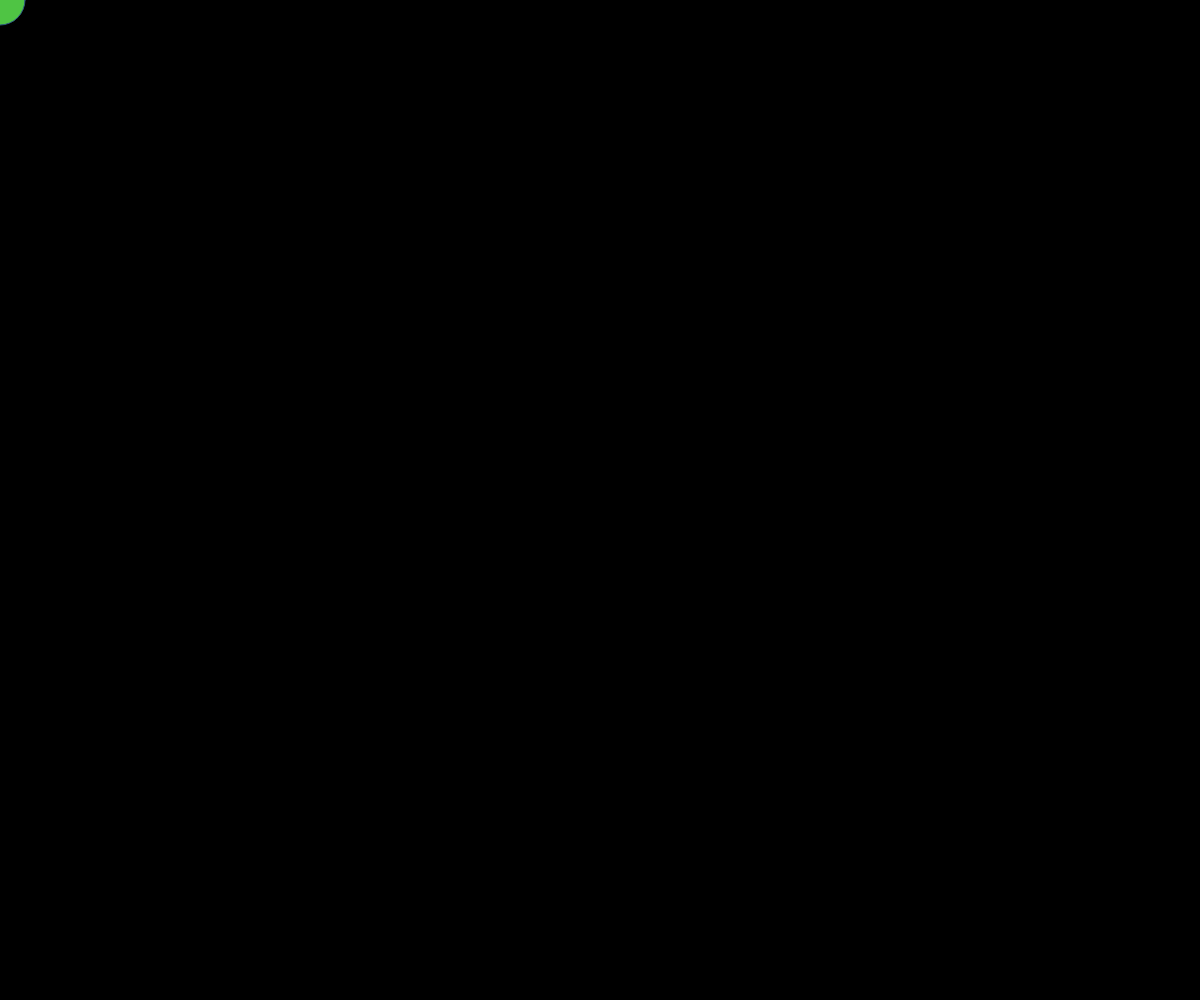
Frame 1 (no input)
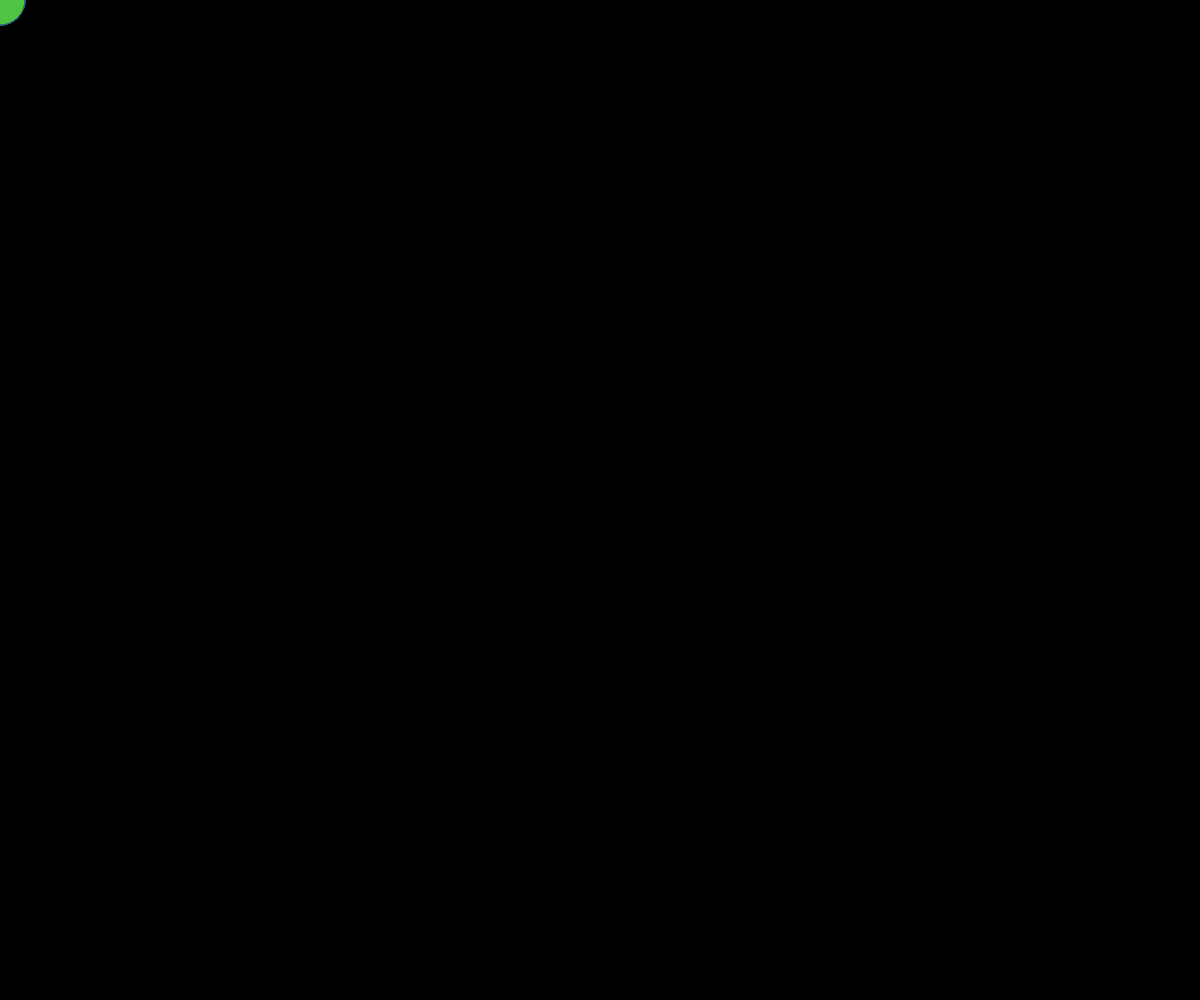
Frame 60 (no input)
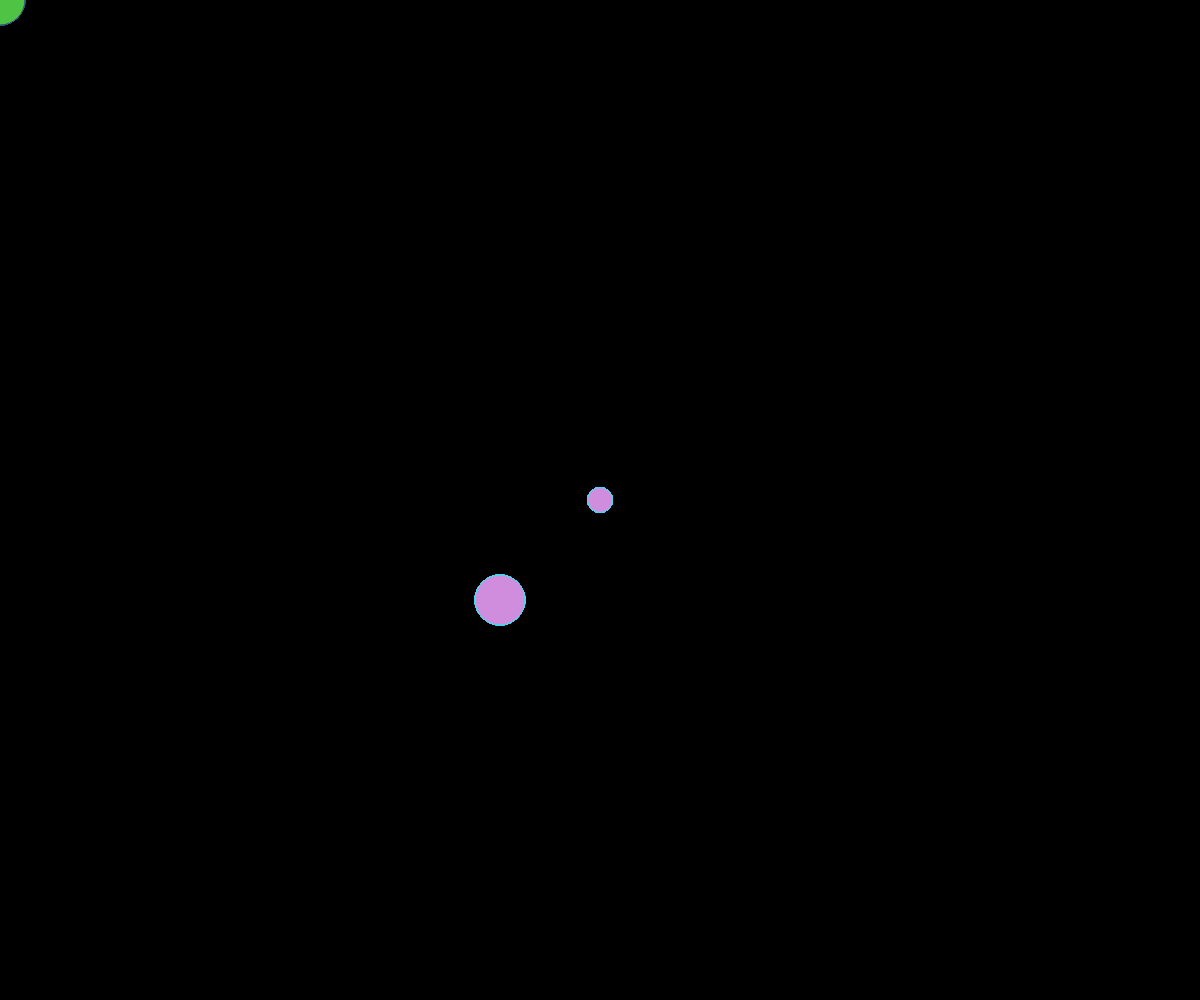
Frame 120 (the mouse pressed at the canvas centre since frame 60)

The p5.js sketch that drew these frames (run headless with seeded random() and noise() and a simulated clock; from frame 60 on, the mouse is pressed at the canvas centre):

// p5.js sketch
// ── sketch.js
function setup() {
  createCanvas(windowWidth, windowHeight);
  background(0);
}

function draw() {
  if (mouseIsPressed) {
    stroke(66, 220, 244);
    fill(209, 141, 221);
  } else {
    stroke(45, 87, 130);
    fill(79, 196, 68);
  }
  ellipse(mouseX, mouseY, 25);
  ellipse(mouseY, mouseX, 50);
}
